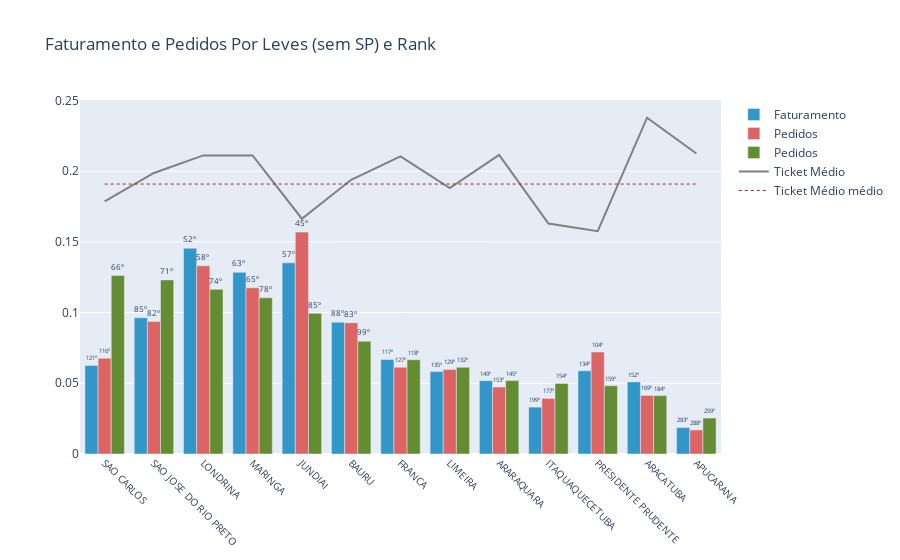

Write notebook code for a chart like this one.
### Markdown cell above
## E os municípios com Leve? Em que posição de Pedidos, Faturamento e IPC ficam?

### Code cell


### Figure 1 — Plotly figure (JSON) as saved in the notebook; plotly's stock layout.template omitted (floating-point values rounded to 4 significant figures)
{"data": [{"hovertext": [107088158, 164667932, 248682441, 219545535, 230976955, 159276119, 114182534, 99579911, 88603924, 56653495, 100578332, 87125083, 31972144], "marker": {"color": "rgb(50, 150, 200)"}, "name": "Faturamento", "text": ["121º", "85º", "52º", "63º", "57º", "88º", "117º", "135º", "149º", "199º", "134º", "152º", "283º"], "textfont": {"size": 9}, "textposition": "outside", "type": "bar", "x": ["SAO CARLOS", "SAO JOSE DO RIO PRETO", "LONDRINA", "MARINGA", "JUNDIAI", "BAURU", "FRANCA", "LIMEIRA", "ARARAQUARA", "ITAQUAQUECETUBA", "PRESIDENTE PRUDENTE", "ARACATUBA", "APUCARANA"], "y": [0.06266, 0.09636, 0.1455, 0.1285, 0.1352, 0.0932, 0.06682, 0.05827, 0.05185, 0.03315, 0.05885, 0.05098, 0.01871]}, {"hovertext": [272481, 376625, 535342, 472780, 631124, 373398, 246680, 240704, 190390, 158000, 290190, 166541, 68401], "marker": {"color": "rgb(220, 100, 100)"}, "name": "Pedidos", "text": ["116º", "82º", "58º", "65º", "45º", "83º", "127º", "129º", "153º", "177º", "104º", "169º", "288º"], "textfont": {"size": 9}, "textposition": "outside", "type": "bar", "x": ["SAO CARLOS", "SAO JOSE DO RIO PRETO", "LONDRINA", "MARINGA", "JUNDIAI", "BAURU", "FRANCA", "LIMEIRA", "ARARAQUARA", "ITAQUAQUECETUBA", "PRESIDENTE PRUDENTE", "ARACATUBA", "APUCARANA"], "y": [0.06774, 0.09363, 0.1331, 0.1175, 0.1569, 0.09282, 0.06132, 0.05984, 0.04733, 0.03928, 0.07214, 0.0414, 0.017]}, {"hovertext": [17880000000.0, 17427151663, 16490000000.0, 15640000000.0, 14080000000.0, 11280000000.0, 9441000000.0, 8674000000.0, 7348000000.0, 7061000000.0, 6835000000.0, 5847000000.0, 3600000000.0], "marker": {"color": "rgb(100, 140, 50)"}, "name": "Pedidos", "text": ["66º", "71º", "74º", "78º", "85º", "99º", "118º", "132º", "145º", "154º", "159º", "184º", "259º"], "textfont": {"size": 9}, "textposition": "outside", "type": "bar", "x": ["SAO CARLOS", "SAO JOSE DO RIO PRETO", "LONDRINA", "MARINGA", "JUNDIAI", "BAURU", "FRANCA", "LIMEIRA", "ARARAQUARA", "ITAQUAQUECETUBA", "PRESIDENTE PRUDENTE", "ARACATUBA", "APUCARANA"], "y": [0.1262, 0.1231, 0.1164, 0.1105, 0.09945, 0.07968, 0.06667, 0.06126, 0.05189, 0.04987, 0.04827, 0.04129, 0.02542]}, {"hovertext": [393.0, 437.2, 464.5, 464.4, 366.0, 426.6, 462.9, 413.7, 465.4, 358.6, 346.6, 523.1, 467.4], "marker": {"color": "gray"}, "mode": "lines", "name": "Ticket Médio", "type": "scatter", "x": ["SAO CARLOS", "SAO JOSE DO RIO PRETO", "LONDRINA", "MARINGA", "JUNDIAI", "BAURU", "FRANCA", "LIMEIRA", "ARARAQUARA", "ITAQUAQUECETUBA", "PRESIDENTE PRUDENTE", "ARACATUBA", "APUCARANA"], "y": [0.1786, 0.1987, 0.2112, 0.2111, 0.1664, 0.1939, 0.2104, 0.188, 0.2115, 0.163, 0.1575, 0.2378, 0.2125]}, {"hovertext": [472.9, 472.9, 472.9, 472.9, 472.9, 472.9, 472.9, 472.9, 472.9, 472.9, 472.9, 472.9, 472.9, 472.9, 472.9, 472.9, 472.9, 472.9, 472.9, 472.9, 472.9, 472.9, 472.9, 472.9, 472.9, 472.9, 472.9], "line": {"color": "firebrick", "dash": "dot", "width": 1}, "marker": {"color": "gray"}, "mode": "lines", "name": "Ticket Médio médio", "type": "scatter", "x": ["SAO CARLOS", "SAO JOSE DO RIO PRETO", "LONDRINA", "MARINGA", "JUNDIAI", "BAURU", "FRANCA", "LIMEIRA", "ARARAQUARA", "ITAQUAQUECETUBA", "PRESIDENTE PRUDENTE", "ARACATUBA", "APUCARANA"], "y": [0.1909, 0.1909, 0.1909, 0.1909, 0.1909, 0.1909, 0.1909, 0.1909, 0.1909, 0.1909, 0.1909, 0.1909, 0.1909, 0.1909, 0.1909, 0.1909, 0.1909, 0.1909, 0.1909, 0.1909, 0.1909, 0.1909, 0.1909, 0.1909, 0.1909, 0.1909, 0.1909, 0.1909, 0.1909, 0.1909]}], "layout": {"barmode": "group", "title": {"text": "Faturamento e Pedidos Por Leves (sem SP) e Rank"}, "xaxis": {"tickangle": 45, "tickfont": {"size": 10}}}}
